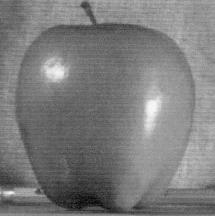
#> input picture Chapter04/pic/apple.png, 215 x 216 px
$ python laplacianfrequencyfilter.py
#> lines starting #> are read from the running program, lines starting #| are printed output that depends on the picture
#> further down, img is the input picture: shape (216, 215); min 2, max 247, mean 123.7
"""
Created by HenryMa on 2020/8/27
"""

__author__ = 'HenryMa'


from builtins import *

import cv2
import numpy as np
import matplotlib.pyplot as plt


def laplacianFrequencyFilter(image):

    img_arr = np.array(image)

    rows, cols = img_arr.shape
#> rows = 216; cols = 215

    f = np.fft.fft2(img_arr)
    f_shift = np.fft.fftshift(f)

    H = np.zeros((rows, cols))

    for i in range(rows):
        for j in range(cols):
            H[i, j] = 1 - 4 * np.math.pi ** 2 * (((i - int(rows / 2)) / rows) ** 2 + ((j - int(cols / 2)) / cols) ** 2)
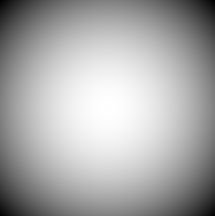
#> H: shape (216, 215) float64; min -18.65, max 1, mean -5.58; drawn with min black and max white

    img_back = np.fft.ifft2(np.fft.ifftshift(f_shift * H))

    new_img = np.abs(img_back)
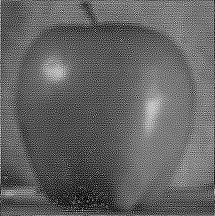
#> new_img: shape (216, 215) float64; min 0.000866, max 318.5, mean 124.2; drawn with min black and max white

    return new_img


if __name__ == '__main__':
    img = cv2.imread('../pic/apple.png', 0)
    plt.subplot(121)
    plt.axis("off")
    plt.imshow(img, cmap='gray')
    plt.subplot(122)
    plt.axis('off')
    plt.imshow(laplacianFrequencyFilter(img), cmap="gray")
    plt.show()
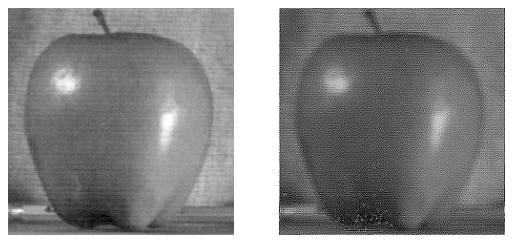
#> figure drawn by matplotlib, 2 panels
